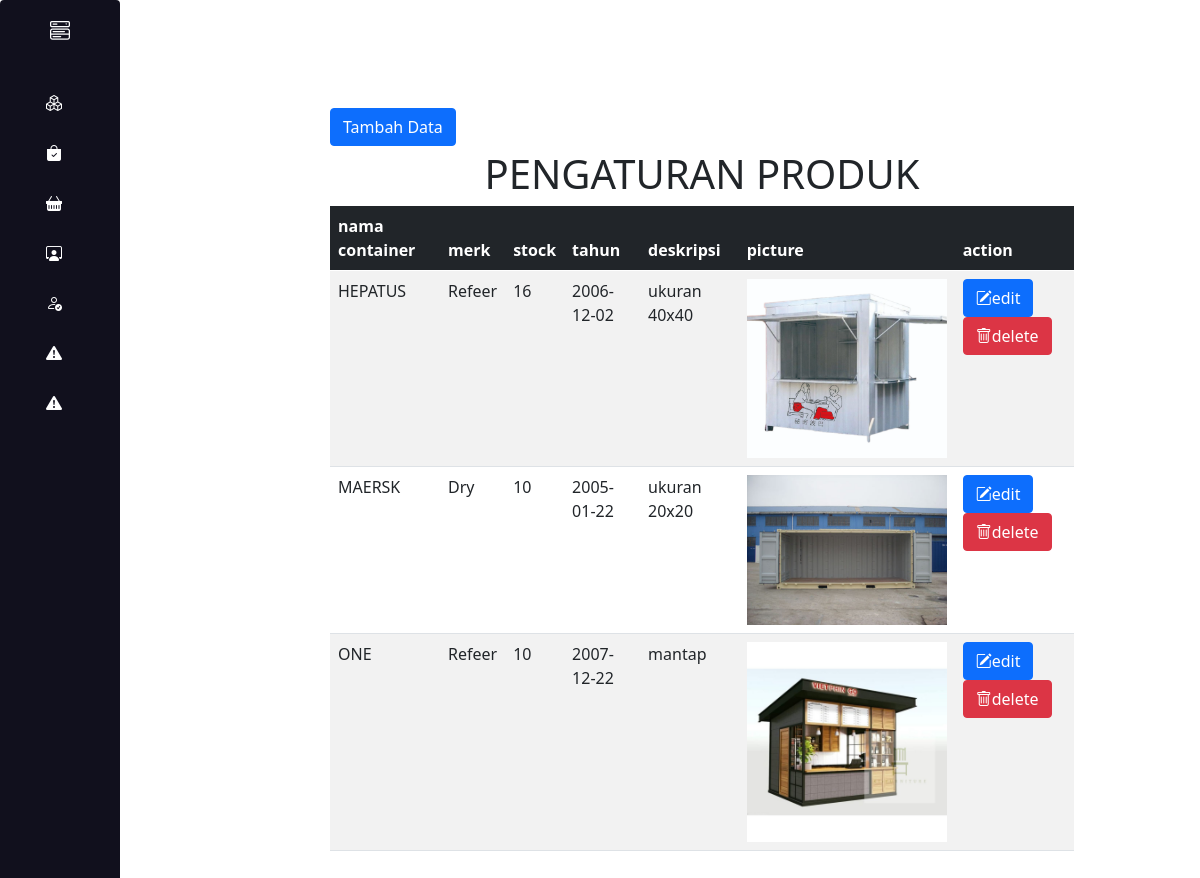
/admin/home.php?modul=mod_produk (signed in), run on the app's committed database.
### tables this page shows
CREATE TABLE `mst_menu` (
  `idmenu` int(11) NOT NULL,
  `kode_menu` varchar(8) NOT NULL,
  `nmmenu` varchar(25) NOT NULL,
  `link` varchar(50) NOT NULL,
  `icon` varchar(50) NOT NULL
);

CREATE TABLE `mst_container` (
  `idcontainer` int(11) NOT NULL,
  `nmcontainer` varchar(25) NOT NULL,
  `idmerk` int(11) NOT NULL,
  `stock` int(11) NOT NULL,
  `tahun` date NOT NULL,
  `harga` int(20) NOT NULL,
  `deskripsi` varchar(25) NOT NULL,
  `picture` varchar(50) NOT NULL
);

CREATE TABLE `mst_categorycontainer` (
  `idmerk` int(11) NOT NULL,
  `merk` varchar(20) NOT NULL
);

### admin/menu.php (the view)
<?php
$qry_menu = mysqli_query($koneksidb, "SELECT * FROM mst_menu");
while ($row = mysqli_fetch_array($qry_menu)) {
?>
<li>
	<a href="?modul=<?= $row['link']; ?>" class="links1">
	<?= $row['icon']; ?></i><span class="links_name"><?= $row["nmmenu"]; ?></span>
	</a>
</li>
<?php
}
?>

### admin/mod_produk/index.php
<?php
include_once("produkctrl.php");
if (!isset($_GET['action'])) {
?>
<a href="?modul=mod_produk&action=add" class="btn btn-primary btn-xs mb-1">Tambah Data</a>
<div>
    <h1 class="d-flex justify-content-center">PENGATURAN PRODUK</h1>
</div>
	<table class="table table-striped">
		<tr>
            <thead class="table-dark">
			<th>nama container</th>
			<th>merk</th>
			<th>stock</th>
			<th>tahun</th>
			<th>deskripsi</th>
            <th>picture</th>
            <th>action</th>
            </thead>
		</tr>
		<?php
        $listcontainer=mysqli_query($koneksidb, "SELECT p.idcontainer, kp.merk, p.idcontainer , p.nmcontainer, p.stock, p.tahun ,p.deskripsi ,p.harga, p.picture FROM mst_categorycontainer kp INNER JOIN mst_container p ON
        kp.idmerk = p.idmerk");
		while ($ase= mysqli_fetch_array($listcontainer)) {
		?>
        <tr>
            <td><?=$ase['nmcontainer']; ?></td>
            <td><?=$ase['merk']; ?></td>
            <td><?=$ase['stock']; ?></td>
            <td><?=$ase['tahun']; ?></td>
            <td><?=$ase['deskripsi']; ?></td>
            <td><img src="../assets/img/<?=$ase['picture']; ?>" width="200px"></td>
            <td>
                <a href="?modul=mod_produk&action=edit&id=<?=$ase['idcontainer']; ?>" class="btn btn-primary">
                        <i class="bi bi-pencil-square"></i>edit</a>
                <a href="?modul=mod_produk&action=delete&id=<?=$ase['idcontainer']; ?>" class="btn btn-danger">
                        <i class="bi bi-trash"></i>delete</a>
            </td>
        </tr>
        <?php } ?>
	</table>
	<?php } else if (isset($_GET['action']) && ($_GET['action'] == "add" || $_GET['action'] == "edit")) {
        if($proses=="insert"){
    ?>
	<form action="?modul=mod_produk&action=save" enctype="multipart/form-data" id="formproduk" method="POST">
        <div class="row">
			<label class="col-md-3">Container Name</label>
			<div class="col-md-5">
            <input type="hidden" name="proses" value="<?= $proses; ?>">
            <input type="hidden" name="idcont" value="<?= $upidcont; ?>">
				<input type="text" name="nm_cont" id="nm_cont" class="form-control" >
			</div>
		</div>
		<div class="row">
			<label class="col-md-3">Merk Name</label>
            <div class="col-md-5">
			<select name="nm_merk" id="nm_merk" value="" class="form-control">
                <option value="">--Pilih Barang--</option>
                    <?php
                    $data_category = mysqli_query($koneksidb,"select * from mst_categorycontainer ");
                    foreach($data_category as $p){
                    echo '<option value="'.$p['idmerk'].' "data-namabrg="'.$p['merk'].'">
                    '.$p['merk'].'</option>';
                    }
                ?>
            </select>
            </div>
		</div>
        <div class="row">
			<label class="col-md-3">Stock</label>
			<div class="col-md-5">
				<input type="number" name="stock" id="stock" class="form-control" >
			</div>
		</div>
        <div class="row">
			<label class="col-md-3">Tahun Lahir</label>
			<div class="col-md-5">
				<input type="date" name="datetime" id="datetime" class="form-control" >
			</div>
		</div>
        <div class="row">
			<label class="col-md-3">Price</label>
			<div class="col-md-5">
				<input type="number" name="price" id="price" class="form-control" >
			</div>
		</div>
        <div class="row">
			<label class="col-md-3">Description</label>
			<div class="col-md-5">
				<input type="text" name="desc" id="desc" class="form-control" >
			</div>
		</div>
        <div class="mb-3 row">
            <label for="img" class="col-md-3">Image</label>
            <div class="col-sm-5">
                <input type="file" class="form-control" id="picture" name="picture">
            </div>
        </div>
        <div class="row pt-3">
                <label class="col-md-3"></label>
                <div class="col-md-5">
                    <button type="button" name="btn_sim" id="btn_sim" class="btn btn-primary" data-bs-toggle="modal">Simpan</button>
                    <a href="home.php?modul=mod_produk"><button type="button" class="btn btn-warning">Kembali</button></a>
                </div>
            </div>
	</form>
<?php }else{ ?>
    <form action="?modul=mod_produk&action=" id="formproduk" enctype="multipart/form-data" method="POST">
        <?php if($proses =="update"){?>
        <div class="row">
			<label class="col-md-3">nama container</label>
			<div class="col-md-5">
            <input type="hidden" name="proses" value="<?= $proses; ?>">
            <input type="hidden" name="idcont" value="<?= $upidcont; ?>">
				<input type="text" name="nm_cont" id="nm_cont" class="form-control" value="<?= $upnmcont?>" >
			</div>
		</div>
        <?php } ?>
        <div class="row">
			<label class="col-md-3">Merk Name</label>
            <div class="col-md-5">
			<select class="form-control " id="nm_merk" name="nm_merk">
					<option value="">--Pilih Kategori--</option>
					<?php
					while($dt = mysqli_fetch_array($listcategory)){
						if($upmerk == $dt['idmerk']){
							$selec = "selected='selected'";
						}
						else{
							$selec = "";
						}
						echo "<option value='$dt[idmerk]' $selec> --$dt[merk]--</option>";
					}
					?>
				</select>
            </div>
		</div>
        <div class="row">
			<label class="col-md-3">Stock</label>
			<div class="col-md-5">
				<input type="number" name="stock" id="stock" value="<?= $upstock?>"  class="form-control" >
			</div>
		</div>
        <div class="row">
			<label class="col-md-3">Tahun Lahir</label>
			<div class="col-md-5">
				<input type="date" name="datetime" id="datetime" value="<?= $uptahun?>"  class="form-control" >
			</div>
		</div>
        <div class="row">
			<label class="col-md-3">Price</label>
			<div class="col-md-5">
				<input type="number" name="price" id="price" value="<?= $upharga?>"  class="form-control" >
			</div>
		</div>
        <div class="row">
			<label class="col-md-3">Description</label>
			<div class="col-md-5">
				<input type="text" name="desc" id="desc" value="<?= $updeskripsi?>"  class="form-control" >
			</div>
		</div>
        <div class="mb-3 row">
            <label for="img" class="col-md-3">Image</label>
            <div class="col-sm-5">
                <img src="../assets/img/<?=$uppicture; ?>" width="200px">
                <input type="file" class="form-control" id="picture" value="<?= $uppicture?>" name="picture">
            </div>
        </div>
        <div class="row pt-3">
                <label class="col-md-3"></label>
                <div class="col-md-5">
                    <button type="button" name="btn_sim" id="btn_sim" class="btn btn-primary" data-bs-toggle="modal">Simpan</button>
                    <a href="home.php?modul=mod_produk"><button type="button" class="btn btn-warning">Kembali</button></a>
                </div>
            </div>
	</form>
<?php } ?>
<div class="modal fade" id="themodal" tabindex="-1">
        <div class="modal-dialog">
            <div class="modal-content">
            <div class="modal-header">
                <h5 class="modal-title" id="exampleModalLabel">Modal title</h5>
                <button type="button" class="btn-close" data-bs-dismiss="modal" aria-label="Close"></button>
            </div>
            <div class="modal-body">
                apakah anda yakin ingin menyimpan?
            </div>
            <div class="modal-footer">
                <button type="button" name="btnbatal" class="btn btn-secondary" data-bs-dismiss="modal">Close</button>
                <button type="button" name="btnsimp" id="btnsimp" class="btn btn-primary">Simpan</button>
            </div>
            </div>
        </div>
        </div>
<?php } ?>

### assets/css/temp.css (style rules this page uses)
body { position: relative; min-height: 200vh; width: 100%; }
.sidebar ul li { list-style: none; height: 50px; width: 100%; margin: 0 5px; line-height: 50px; }
.sidebar ul li a { color: #fff; display: flex; align-items: center; text-decoration: none; border-radius: 12px; transition: all 0.4 ease; white-space: nowrap; }
.sidebar ul li a i { height: 50px; min-width: 50px; border-radius: 12px; line-height: 50px; text-align: center; }

### admin/home.php (style rules this page uses)
body { padding-top: 60px; }

### data on the page
mst_container: nmcontainer "HEPATUS", idmerk.merk "Refeer", stock "16", tahun "2006-12-02", deskripsi "ukuran 40x40", picture (picture)
mst_container: nmcontainer "MAERSK", idmerk.merk "Dry", stock "10", tahun "2005-01-22", deskripsi "ukuran 20x20", picture (picture)
mst_container: nmcontainer "ONE", idmerk.merk "Refeer", stock "10", tahun "2007-12-22", deskripsi "mantap", picture (picture)
